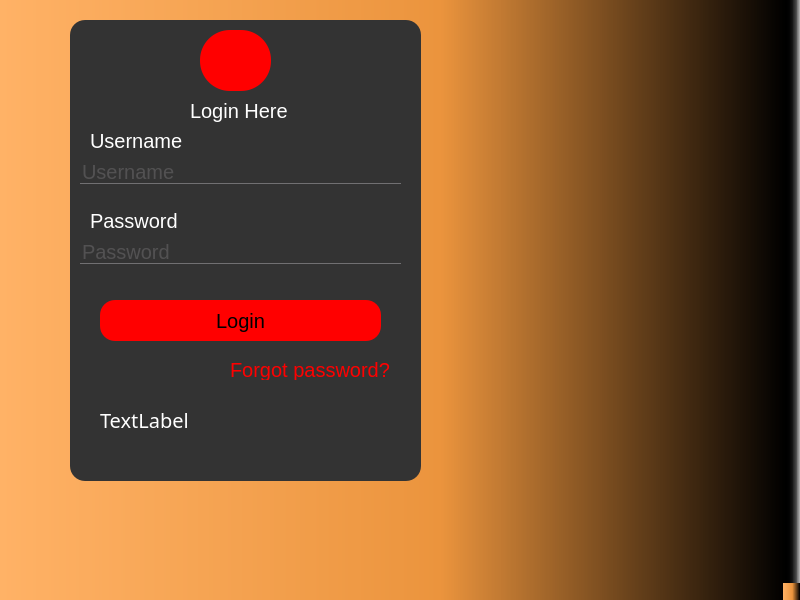
<?xml version="1.0" encoding="UTF-8"?>
<ui version="4.0">
 <class>MainWindow</class>
 <widget class="QMainWindow" name="MainWindow">
  <property name="geometry">
   <rect>
    <x>0</x>
    <y>0</y>
    <width>800</width>
    <height>600</height>
   </rect>
  </property>
  <property name="windowTitle">
   <string>MainWindow</string>
  </property>
  <property name="whatsThis">
   <string>&lt;html&gt;&lt;head/&gt;&lt;body&gt;&lt;p&gt;&lt;a href=&quot;1.png&quot;&gt;&lt;span style=&quot; text-decoration: underline; color:#0000ff;&quot;&gt;pic&lt;/span&gt;&lt;/a&gt;&lt;/p&gt;&lt;/body&gt;&lt;/html&gt;</string>
  </property>
  <property name="autoFillBackground">
   <bool>false</bool>
  </property>
  <property name="styleSheet">
   <string notr="true">*{
	background-color: qlineargradient(spread:pad, x1:0, y1:0, x2:1, y2:0, stop:0 rgba(255, 178, 102, 255), stop:0.55 rgba(235, 148, 61, 255), stop:0.98 rgba(0, 0, 0, 255), stop:1 rgba(0, 0, 0, 0));
background-image: qlineargradient(url(./home/bill/Documents/C++ projects/LoginCss/nasa.jpg));
font-size:20px;
}

QFrame
{
background:#333;
border-radius:15px;
}

#MainWindow
{

}

QPushButton
{
background:red;
border-radius:15px;
}

QToolButton
{
background:red;
border-radius:30px;
}

QLabel
{
color:white;
}


QPushButton:hover
{
color:#333;
border-radius:15px;
background:#e9beff;
}

QLineEdit
{
background:transparent;
border:none;
color:#717072;
border-bottom:1px solid#717072;
}



</string>
  </property>
  <widget class="QWidget" name="centralwidget">
   <widget class="QFrame" name="frame">
    <property name="geometry">
     <rect>
      <x>70</x>
      <y>20</y>
      <width>351</width>
      <height>461</height>
     </rect>
    </property>
    <property name="frameShape">
     <enum>QFrame::StyledPanel</enum>
    </property>
    <property name="frameShadow">
     <enum>QFrame::Raised</enum>
    </property>
    <widget class="QLabel" name="label_5">
     <property name="geometry">
      <rect>
       <x>120</x>
       <y>70</y>
       <width>131</width>
       <height>41</height>
      </rect>
     </property>
     <property name="text">
      <string>Login Here</string>
     </property>
    </widget>
    <widget class="QPushButton" name="pushButton">
     <property name="geometry">
      <rect>
       <x>30</x>
       <y>280</y>
       <width>281</width>
       <height>41</height>
      </rect>
     </property>
     <property name="text">
      <string>Login</string>
     </property>
    </widget>
    <widget class="QLineEdit" name="lineEdit">
     <property name="geometry">
      <rect>
       <x>10</x>
       <y>140</y>
       <width>321</width>
       <height>24</height>
      </rect>
     </property>
     <property name="text">
      <string/>
     </property>
     <property name="placeholderText">
      <string>Username</string>
     </property>
    </widget>
    <widget class="QLineEdit" name="lineEdit_2">
     <property name="geometry">
      <rect>
       <x>10</x>
       <y>220</y>
       <width>321</width>
       <height>24</height>
      </rect>
     </property>
     <property name="text">
      <string/>
     </property>
     <property name="echoMode">
      <enum>QLineEdit::Password</enum>
     </property>
     <property name="placeholderText">
      <string>Password</string>
     </property>
    </widget>
    <widget class="QLabel" name="label_2">
     <property name="geometry">
      <rect>
       <x>20</x>
       <y>100</y>
       <width>131</width>
       <height>41</height>
      </rect>
     </property>
     <property name="text">
      <string>Username</string>
     </property>
    </widget>
    <widget class="QLabel" name="label_3">
     <property name="geometry">
      <rect>
       <x>20</x>
       <y>180</y>
       <width>131</width>
       <height>41</height>
      </rect>
     </property>
     <property name="text">
      <string>Password</string>
     </property>
    </widget>
    <widget class="QLabel" name="label">
     <property name="geometry">
      <rect>
       <x>30</x>
       <y>390</y>
       <width>261</width>
       <height>20</height>
      </rect>
     </property>
     <property name="font">
      <font>
       <family>Ubuntu Mono</family>
       <pointsize>-1</pointsize>
       <weight>50</weight>
       <bold>false</bold>
      </font>
     </property>
     <property name="text">
      <string>TextLabel</string>
     </property>
    </widget>
    <widget class="QLabel" name="label_4">
     <property name="geometry">
      <rect>
       <x>160</x>
       <y>340</y>
       <width>161</width>
       <height>20</height>
      </rect>
     </property>
     <property name="font">
      <font>
       <pointsize>-1</pointsize>
      </font>
     </property>
     <property name="styleSheet">
      <string notr="true">color: red;</string>
     </property>
     <property name="text">
      <string>Forgot password?</string>
     </property>
     <property name="textFormat">
      <enum>Qt::PlainText</enum>
     </property>
    </widget>
    <widget class="QToolButton" name="toolButton">
     <property name="geometry">
      <rect>
       <x>130</x>
       <y>10</y>
       <width>71</width>
       <height>61</height>
      </rect>
     </property>
     <property name="text">
      <string/>
     </property>
     <property name="icon">
      <iconset>
       <normaloff>../../../Downloads/icons8-home-50.png</normaloff>../../../Downloads/icons8-home-50.png</iconset>
     </property>
     <property name="iconSize">
      <size>
       <width>50</width>
       <height>50</height>
      </size>
     </property>
     <property name="autoRaise">
      <bool>false</bool>
     </property>
    </widget>
   </widget>
  </widget>
  <widget class="QStatusBar" name="statusbar"/>
 </widget>
 <resources/>
 <connections/>
</ui>
